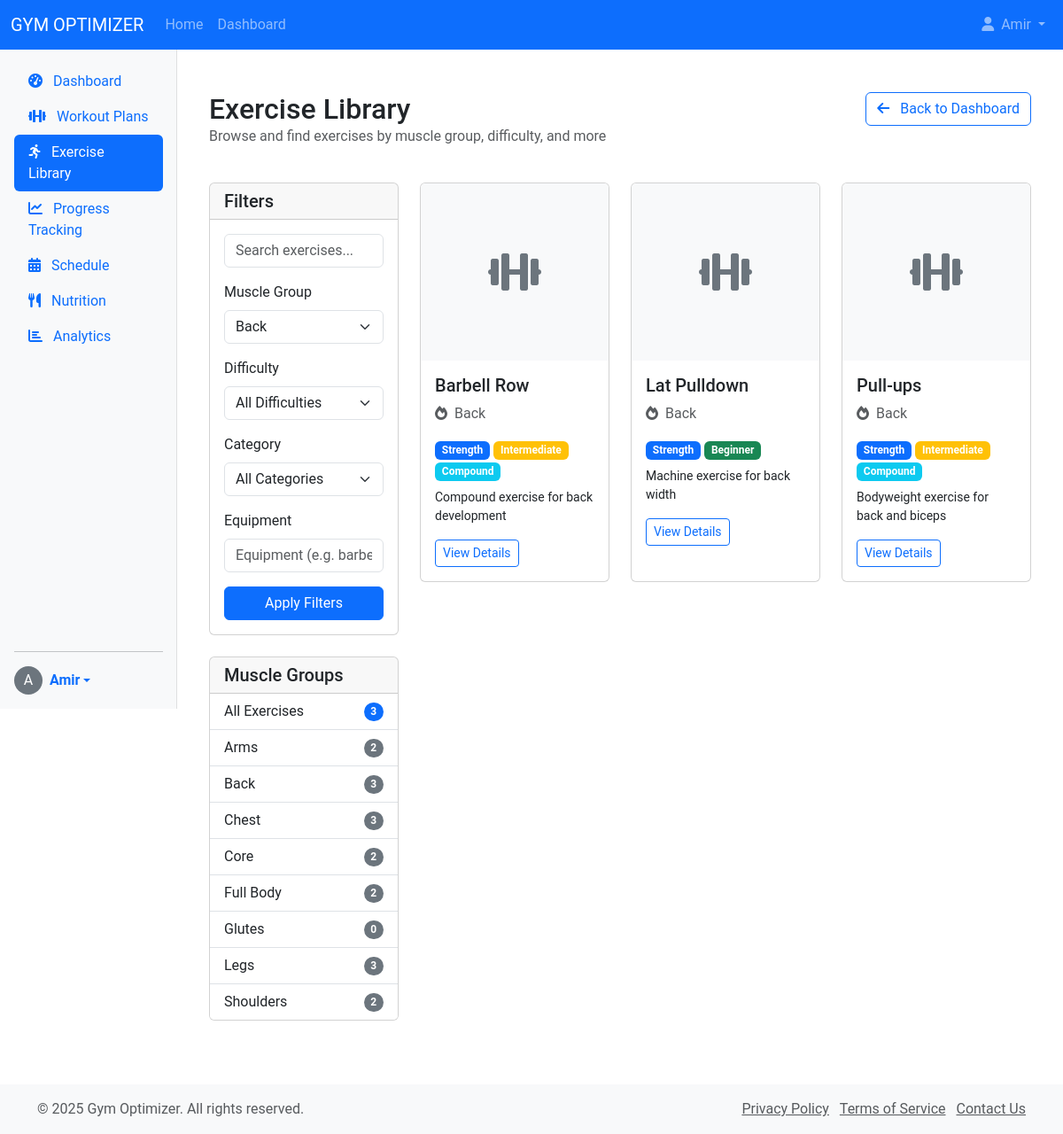
The page /workouts/exercises/?muscle_group=2 (signed in) on the database its author committed.
### workouts/models.py (models this page shows, shortened)
class MuscleGroup(models.Model):
    name = models.CharField(max_length=50, unique=True)
    description = models.TextField(blank=True)
    image = models.ImageField(upload_to='muscle_groups/', blank=True, null=True)
    class Meta:
        ordering = ['name']
    def __str__(self):
        return self.name

class Exercise(models.Model):
    DIFFICULTY_CHOICES = (
        ('beginner', 'Beginner'),
        ('intermediate', 'Intermediate'),
        ('advanced', 'Advanced'),
    )
    CATEGORY_CHOICES = (
        ('strength', 'Strength'),
        ('cardio', 'Cardio'),
        ('flexibility', 'Flexibility'),
        ('balance', 'Balance'),
    )
    name = models.CharField(max_length=100)
    description = models.TextField()
    muscle_group = models.ForeignKey(MuscleGroup, on_delete=models.CASCADE, related_name='exercises')
    secondary_muscle_groups = models.ManyToManyField(MuscleGroup, related_name='secondary_exercises', blank=True)
    difficulty = models.CharField(max_length=15, choices=DIFFICULTY_CHOICES, default='beginner')
    category = models.CharField(max_length=15, choices=CATEGORY_CHOICES, default='strength')
    instructions = models.TextField()
    video_url = models.URLField(blank=True)
    image = models.ImageField(upload_to='exercises/', blank=True, null=True)
    equipment_needed = models.CharField(max_length=255, blank=True)
    is_compound = models.BooleanField(default=False, help_text="Is this a compound exercise?")
    class Meta:
        ordering = ['name']

### workouts/views.py (the view)
# urls.py: path('exercises/', views.exercise_library, name='exercise_library'),
@login_required
def exercise_library(request):
    form = ExerciseFilterForm(request.GET)
    exercises = Exercise.objects.all()
    if form.is_valid():
        if form.cleaned_data['search']:
            query = form.cleaned_data['search']
            exercises = exercises.filter(
                Q(name__icontains=query) |
                Q(description__icontains=query)
            )
        if form.cleaned_data['muscle_group']:
            muscle_group = form.cleaned_data['muscle_group']
            exercises = exercises.filter(
                Q(muscle_group=muscle_group) |
                Q(secondary_muscle_groups=muscle_group)
            ).distinct()
        if form.cleaned_data['difficulty']:
            exercises = exercises.filter(difficulty=form.cleaned_data['difficulty'])
        if form.cleaned_data['category']:
            exercises = exercises.filter(category=form.cleaned_data['category'])
        if form.cleaned_data['equipment']:
            equipment = form.cleaned_data['equipment']
            exercises = exercises.filter(equipment_needed__icontains=equipment)
    muscle_groups = MuscleGroup.objects.annotate(
        exercise_count=Count('exercises')
    ).order_by('name')
    context = {
        'exercises': exercises,
        'muscle_groups': muscle_groups,
        'form': form,
    }
    return render(request, 'workouts/exercise_library.html', context)

### workouts/templates/workouts/exercise_library.html (shortened to what this page needs)
{% extends 'base.html' %}
{% block content %}
<div class="container-fluid py-4">
    <div class="row mb-4">
        <div class="col-md-8">
            <h1 class="h2 mb-0">Exercise Library</h1>
            <p class="text-muted">Browse and find exercises by muscle group, difficulty, and more</p>
        </div>
        <div class="col-md-4 text-md-end">
            <a href="{% url 'dashboard' %}" class="btn btn-outline-primary">
                <i class="fas fa-arrow-left me-2"></i> Back to Dashboard
            </a>
        </div>
    </div>
    <div class="row mb-4">
        <div class="col-md-3">
            <div class="card mb-4">
                <div class="card-header">
                    <h5 class="mb-0">Filters</h5>
                </div>
                <div class="card-body">
                    <form method="GET" action="">
                        <div class="mb-3">
                            {{ form.search }}
                        </div>
                        <div class="mb-3">
                            <label class="form-label">Muscle Group</label>
                            {{ form.muscle_group }}
                        </div>
                        <div class="mb-3">
                            <label class="form-label">Difficulty</label>
                            {{ form.difficulty }}
                        </div>
                        <div class="mb-3">
                            <label class="form-label">Category</label>
                            {{ form.category }}
                        </div>
                        <div class="mb-3">
                            <label class="form-label">Equipment</label>
                            {{ form.equipment }}
                        </div>
                        <div class="d-grid">
                            <button type="submit" class="btn btn-primary">Apply Filters</button>
                        </div>
                    </form>
                </div>
            </div>
            <div class="card">
                <div class="card-header">
                    <h5 class="mb-0">Muscle Groups</h5>
                </div>
                <div class="list-group list-group-flush">
                    <a href="{% url 'exercise_library' %}" class="list-group-item list-group-item-action d-flex justify-content-between align-items-center">
                        All Exercises
                        <span class="badge bg-primary rounded-pill">{{ exercises.count }}</span>
                    </a>
                    {% for group in muscle_groups %}
                    <a href="{% url 'exercise_library' %}?muscle_group={{ group.id }}" class="list-group-item list-group-item-action d-flex justify-content-between align-items-center">
                        {{ group.name }}
                        <span class="badge bg-secondary rounded-pill">{{ group.exercise_count }}</span>
                    </a>
                    {% endfor %}
                </div>
            </div>
        </div>
        <div class="col-md-9">
            <div class="row">
                {% if exercises %}
                    {% for exercise in exercises %}
                    <div class="col-md-4 mb-4">
                        <div class="card h-100 exercise-card">
                            {% if exercise.image %}
                                <img src="{{ exercise.image.url }}" class="card-img-top exercise-image" alt="{{ exercise.name }}">
                            {% else %}
                                <div class="card-img-top exercise-image bg-light d-flex align-items-center justify-content-center">
                                    <i class="fas fa-dumbbell fa-3x text-secondary"></i>
                                </div>
                            {% endif %}
                            <div class="card-body">
                                <h5 class="card-title exercise-name">{{ exercise.name }}</h5>
                                <p class="card-text text-muted exercise-muscle-group"><i class="fas fa-fire me-2"></i>{{ exercise.muscle_group.name }}</p>
                                <div class="mb-2">
                                    <span class="badge bg-primary">{{ exercise.get_category_display }}</span>
                                    <span class="badge {% if exercise.difficulty == 'beginner' %}bg-success{% elif exercise.difficulty == 'intermediate' %}bg-warning{% else %}bg-danger{% endif %}">
                                        {{ exercise.get_difficulty_display }}
                                    </span>
                                    {% if exercise.is_compound %}<span class="badge bg-info">Compound</span>{% endif %}
                                </div>
                                <p class="card-text small mb-3">{{ exercise.description|truncatechars:100 }}</p>
                                <a href="{% url 'exercise_detail' exercise.id %}" class="btn btn-sm btn-outline-primary">View Details</a>
                            </div>
                        </div>
                    </div>
                    {% endfor %}
                {% else %}
                    <div class="col-12">
                        <div class="alert alert-info">
                            No exercises found matching your criteria. Try adjusting your filters.
                        </div>
                    </div>
                {% endif %}
            </div>
        </div>
    </div>
</div>
{% endblock %}

### templates/includes/header.html (shortened to what this page needs)
<header class="navbar navbar-expand-lg navbar-dark bg-primary sticky-top">
    <div class="container-fluid">
        <a class="navbar-brand" href="{% url 'home' %}">GYM OPTIMIZER</a>
        <div class="collapse navbar-collapse" id="navbarNav">
            <ul class="navbar-nav me-auto">
                <li class="nav-item">
                    <a class="nav-link" href="{% url 'home' %}">Home</a>
                </li>
                {% if user.is_authenticated %}
                <li class="nav-item">
                    <a class="nav-link" href="{% url 'dashboard' %}">Dashboard</a>
                </li>
                {% endif %}
            </ul>
            <ul class="navbar-nav">
                {% if user.is_authenticated %}
                <li class="nav-item dropdown">
                    <a class="nav-link dropdown-toggle" href="#" id="navbarDropdown" role="button" data-bs-toggle="dropdown" aria-expanded="false">
                        <i class="fas fa-user me-1"></i> {{ user.username }}
                    </a>
                </li>
                {% endif %}
            </ul>
        </div>
    </div>
</header>

### templates/includes/sidebar.html (shortened to what this page needs)
<div class="d-flex flex-column flex-shrink-0 p-3 bg-light sidebar" style="height: calc(100vh - 56px);">
    <ul class="nav nav-pills flex-column mb-auto">
        <li class="nav-item">
            <a href="{% url 'dashboard' %}" class="nav-link {% if request.resolver_match.url_name == 'dashboard' %}active{% endif %}" aria-current="page">
                <i class="fas fa-tachometer-alt me-2"></i> Dashboard
            </a>
        </li>
        <li>
            <a href="{% url 'workout_plans' %}" class="nav-link {% if 'plan' in request.resolver_match.url_name %}active{% endif %}">
                <i class="fas fa-dumbbell me-2"></i> Workout Plans
            </a>
        </li>
        <li>
            <a href="{% url 'exercise_library' %}" class="nav-link {% if 'exercise' in request.resolver_match.url_name %}active{% endif %}">
                <i class="fas fa-running me-2"></i> Exercise Library
            </a>
        </li>
        <li>
            <a href="{% url 'progress_tracking' %}" class="nav-link {% if 'progress' in request.resolver_match.url_name %}active{% endif %}">
                <i class="fas fa-chart-line me-2"></i> Progress Tracking
            </a>
        </li>
        <li>
            <a href="{% url 'schedule' %}" class="nav-link {% if 'schedule' in request.resolver_match.url_name %}active{% endif %}">
                <i class="fas fa-calendar-alt me-2"></i> Schedule
            </a>
        </li>
        <li>
            <a href="{% url 'nutrition' %}" class="nav-link {% if 'nutrition' in request.resolver_match.url_name %}active{% endif %}">
                <i class="fas fa-utensils me-2"></i> Nutrition
            </a>
        </li>
        <li>
            <a href="{% url 'analytics' %}" class="nav-link {% if 'analytics' in request.resolver_match.url_name %}active{% endif %}">
                <i class="fas fa-chart-bar me-2"></i> Analytics
            </a>
        </li>
    </ul>
    <hr>
    <div class="dropdown">
        <a href="#" class="d-flex align-items-center text-decoration-none dropdown-toggle" id="dropdownUser1" data-bs-toggle="dropdown" aria-expanded="false">
            {% if user.userprofile.avatar %}
                <img src="{{ user.userprofile.avatar.url }}" alt="Profile picture" width="32" height="32" class="rounded-circle me-2">
            {% else %}
                <div class="rounded-circle bg-secondary text-white d-flex align-items-center justify-content-center me-2" style="width: 32px; height: 32px;">
                    {{ user.username|first|upper }}
                </div>
            {% endif %}
            <strong>{{ user.username }}</strong>
        </a>
    </div>
</div>

### static/css/style.css (style rules this page uses)
body { font-family: 'Roboto', sans-serif; min-height: 100vh; display: flex; flex-direction: column; }
.sidebar { box-shadow: inset -1px 0 0 rgba(0, 0, 0, .1); }
.card { transition: transform 0.3s, box-shadow 0.3s; }
.exercise-card .exercise-image { height: 200px; object-fit: cover; }

### rows shown on the page
MuscleGroup: name "Arms", exercise_count "2"
MuscleGroup: name "Back", exercise_count "3"
MuscleGroup: name "Chest", exercise_count "3"
MuscleGroup: name "Core", exercise_count "2"
MuscleGroup: name "Full Body", exercise_count "2"
MuscleGroup: name "Glutes", exercise_count "0"
MuscleGroup: name "Legs", exercise_count "3"
MuscleGroup: name "Shoulders", exercise_count "2"
Exercise: name "Barbell Row", muscle_group.name "Back", category "Strength", difficulty "Intermediate", is_compound "Compound", description "Compound exercise for back development"
Exercise: name "Lat Pulldown", muscle_group.name "Back", category "Strength", difficulty "Beginner", description "Machine exercise for back width"
Exercise: name "Pull-ups", muscle_group.name "Back", category "Strength", difficulty "Intermediate", is_compound "Compound", description "Bodyweight exercise for back and biceps"

### other values the page prints
{{ user.username }} "Amir"
{{ user.username|first|upper }} "A"
{{ exercises.count }} "3"
